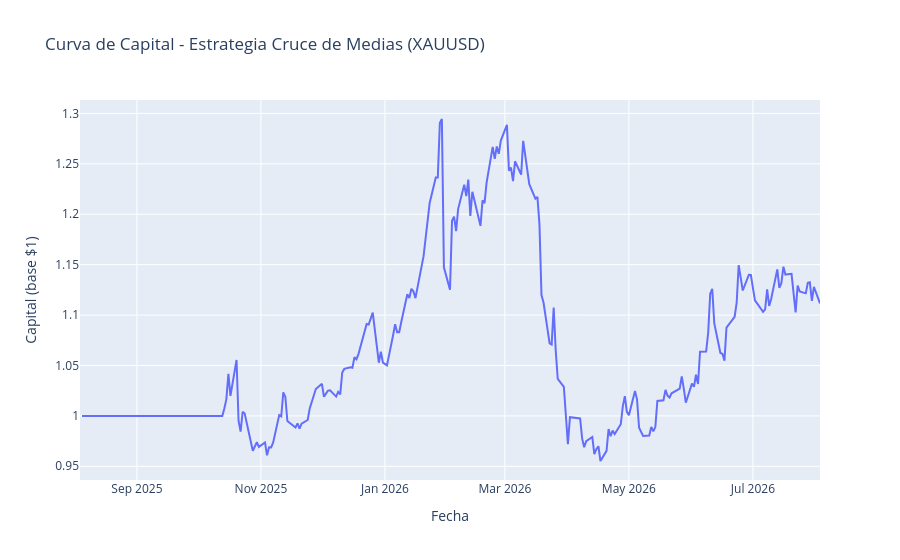

The cell this chart's notebook holds for it:
### Code cell
import plotly.graph_objects as go

fig = go.Figure()
fig.add_trace(go.Scatter(x=datos.index, y=datos["Retorno_acumulado"], mode="lines", name="Estrategia"))

fig.update_layout(title="Curva de Capital - Estrategia Cruce de Medias (XAUUSD)",
                   xaxis_title="Fecha", yaxis_title="Capital (base $1)")
fig.show()

### Figure 1 — Plotly figure (JSON) as saved in the notebook; plotly's stock layout.template omitted (floating-point values rounded to 4 significant figures; data arrays with more than 128 entries replaced by an {"elided": "..."} marker saying what was removed)
{"data": [{"mode": "lines", "name": "Estrategia", "type": "scatter", "x": {"elided": "251 str values"}, "y": {"elided": "251 float values"}}], "layout": {"title": {"text": "Curva de Capital - Estrategia Cruce de Medias (XAUUSD)"}, "xaxis": {"title": {"text": "Fecha"}}, "yaxis": {"title": {"text": "Capital (base $1)"}}}}
